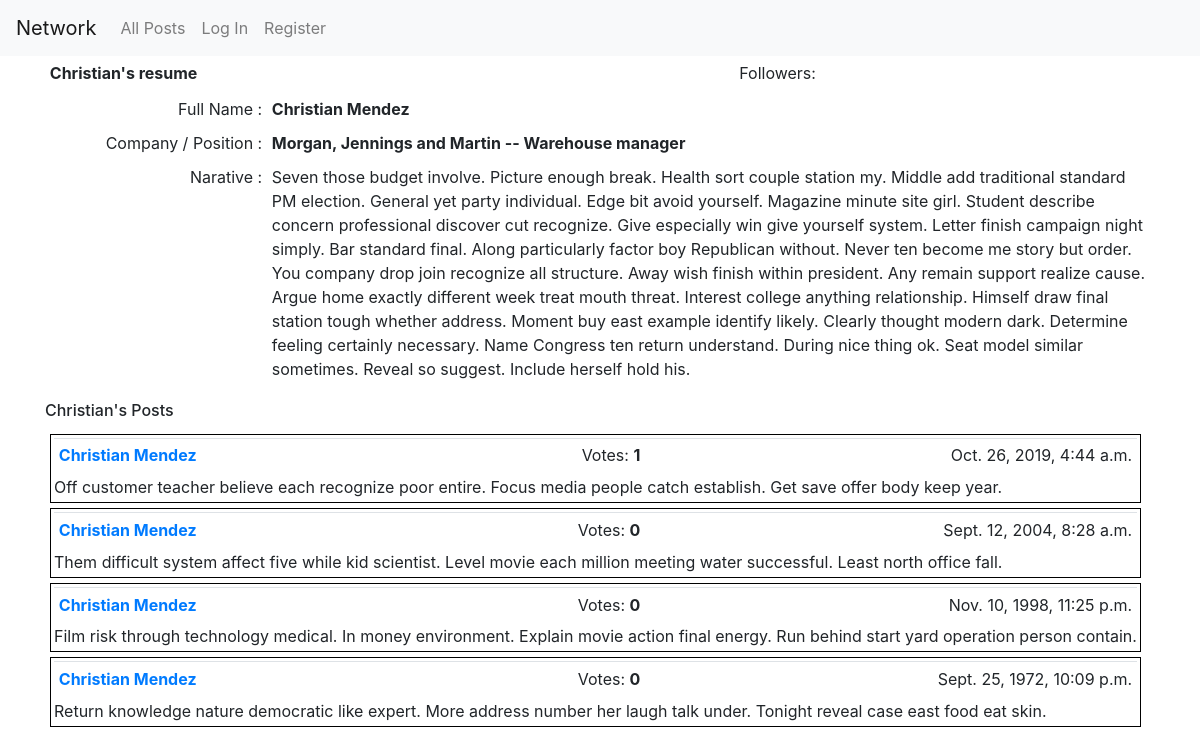
Page /9/ on the committed database.
### network/models.py (models this page shows, shortened)
class Resume(models.Model):
    user = models.OneToOneField("User", on_delete=models.CASCADE,
                                primary_key=True, related_name='details')
    company = models.CharField(max_length=64)
    job = models.CharField(max_length=64)
    website = models.URLField
    narative = models.TextField(max_length=1024)

class User(AbstractUser):
    pass

class Post(models.Model):
    user = models.ForeignKey("User", on_delete=models.CASCADE, related_name='posts')
    timestamp = models.DateTimeField(default=timezone.now)
    body = models.TextField(blank=False)
    class Meta:
        ordering = ['-timestamp',]

### network/views.py (the view)
# urls.py: path("<int:pk>/", views.ResumeDetailView.as_view(), name="resume"),
class ResumeDetailView(SingleObjectMixin, ListView):
    context_object_name = "resume"
    paginate_by = 10
    template_name = 'network/resume_detail.html'
    def get(self, request, *args, **kwargs):
        self.object = self.get_object(queryset=Resume.objects.all())
        return super().get(request, *args, **kwargs)
    def get_queryset(self):
        return utils.enrich(self.request, self.object.user.posts.all().order_by('-timestamp'))
    def get_context_data(self, **kwargs):
        context = super().get_context_data(**kwargs)
        context['resume'] = self.object
        return context

### network/utils.py (called while the page is built)
def enrich (request, p):
    all_posts = p.annotate(num_votes=Count("vote"))
    if request.user.is_authenticated:
        u1 = request.user
        v1 = Vote.objects.filter(user=u1).values_list('like')
        all_posts = all_posts.annotate(has_my_vote=Case(
            When(id__in=v1), then=Value(True), default=Value(False), output_field=BooleanField()
        ))
    return (all_posts)

### network/templates/network/resume_detail.html (shortened to what this page needs)
{% extends "network/layout.html" %}
{% load static %}
{% block body %}
  <div id="user-resume-view">
    <table class="table table1 table-borderless table-sm">
      <tr>
        <td><b>{{ resume.user.first_name }}'s resume</b></td>
        <td id="followers">Followers: </td>
        <td>
        </td>
      </tr>
    </table>
    <table class="table table-borderless table-sm">
      <tr>
          <td class="w-15" align="right">Full Name : </td>
          <td class="w-60"><b> {{ resume.user.first_name }} {{ resume.user.last_name }}</b></td>
      </tr>
      <tr>
          <td align="right">Company / Position :</td>
        <td><b>{{ resume.company }} -- {{ resume.job }}</b></td>
      </tr>
      <tr>
          <td align="right">Narative : </td>
          <td>{{ resume.narative }}</td>
      </tr>
    </table>
  </div>
  <div id="resume-user-post-view">
    <h6>{{ resume.user.first_name }}'s Posts</h6>
  </div>
{% endblock %}

### network/templates/network/layout.html (shortened to what this page needs)
{% load static %}
<!DOCTYPE html>
<html lang="en">
    <head>
        <link rel="stylesheet" href="https://stackpath.bootstrapcdn.com/bootstrap/4.4.1/css/bootstrap.min.css">
        <link href="{% static 'network/styles.css' %}" rel="stylesheet">
    </head>
    <body>
        <nav class="navbar navbar-expand-lg navbar-light bg-light">
            <a class="navbar-brand" href="#">Network</a>
            <div>
              <ul class="navbar-nav mr-auto">
                <li class="nav-item">
                  <a class="nav-link" href="{% url 'index' %}">All Posts</a>
                </li>
                {% if user.is_authenticated %}
                    <li class="nav-item">
                        <a class="nav-link" href="{% url 'following_posts' user.id %}">Following</a>
                    </li>
                    <li class="nav-item">
                        <a class="nav-link" href="{% url 'logout' %}">Log Out</a>
                    </li>
                {% else %}
                    <li class="nav-item">
                        <a class="nav-link" href="{% url 'login' %}">Log In</a>
                    </li>
                    <li class="nav-item">
                        <a class="nav-link" href="{% url 'register' %}">Register</a>
                    </li>
                {% endif %}
              </ul>
            </div>
          </nav>
        <div class="container">
            {% block body %}
            {% endblock %}
        <div class="pagination">
          <span class="step-links">
            {% for post in page_obj %}
              <div id="posts">
                <table class = "table table1 table-sm">
                  <tr>
                      <td class="w-40"><a href="{% url 'resume' post.user.id %}">
                            <b>{{ post.user.first_name }} {{ post.user.last_name }}</b>
                          </a>
                      </td>
                      <td class="w-15" style="text-align: right" id="votes">Votes:  <b>{{ post.num_votes }}</b>&nbsp</td>
                      <td class="w-10" style="text-align: center" id="vote-btn">
                      </td>
                      <td class="w-30"><span style="float: right">{{ post.timestamp }}</span></td>
                  </tr>
                </table>
                {% if post.user.username == user.username %}
                    <div class="match" onclick="show_post_form(this, {{ post.id }})">
                      {{ post.body }}
                    </div>
                {% else %}
                  <div class="nomatch">
                    {{ post.body }}
                  </div>
                {% endif %}
              </div>
            {% endfor %}
          </span>
        </div>
        </div>
    </body>
</html>

### network/static/network/styles.css (style rules this page uses)
html { font-family: Arial, sans-serif; }
#posts { max-height: 500px; overflow-y: auto; padding: 3px; margin: 5px; border: 1px solid black; }
.table1 { padding: 3px; border-collapse: collapse; overflow: auto; margin-bottom: 3px; }
table .w-15 { width: 15%; }
table .w-30 { width: 30%; }
table .w-40 { width: 40%; }
table .w-60 { width: 60%; }
#votes { text-align: right; }
#vote-btn { text-align: center; }

### rows in the picture
Resume: user.first_name "Christian", user.last_name "Mendez", company "Morgan, Jennings and Martin", job "Warehouse manager", narative "Seven those budget involve. Picture enough break. Health sort couple station my. Middle add traditional standard PM election. General yet party individual. Edge bit avoid yourself. Magazine minute site girl. Student describe concern professional discover cut recognize. Give especially win give yourself system. Letter finish campaign night simply. Bar standard final. Along particularly factor boy Republican without. Never ten become me story but order. You company drop join recognize all structure. Away wish finish within president. Any remain support realize cause. Argue home exactly different week treat mouth threat. Interest college anything relationship. Himself draw final station tough…"
Post: user.first_name "Christian", user.last_name "Mendez", num_votes "1", timestamp "Oct. 26, 2019, 4:44 a.m.", body "Off customer teacher believe each recognize poor entire. Focus media people catch establish. Get save offer body keep year."
Post: user.first_name "Christian", user.last_name "Mendez", num_votes "0", timestamp "Sept. 12, 2004, 8:28 a.m.", body "Them difficult system affect five while kid scientist. Level movie each million meeting water successful. Least north office fall."
Post: user.first_name "Christian", user.last_name "Mendez", num_votes "0", timestamp "Nov. 10, 1998, 11:25 p.m.", body "Film risk through technology medical. In money environment. Explain movie action final energy. Run behind start yard operation person contain."
Post: user.first_name "Christian", user.last_name "Mendez", num_votes "0", timestamp "Sept. 25, 1972, 10:09 p.m.", body "Return knowledge nature democratic like expert. More address number her laugh talk under. Tonight reveal case east food eat skin."
